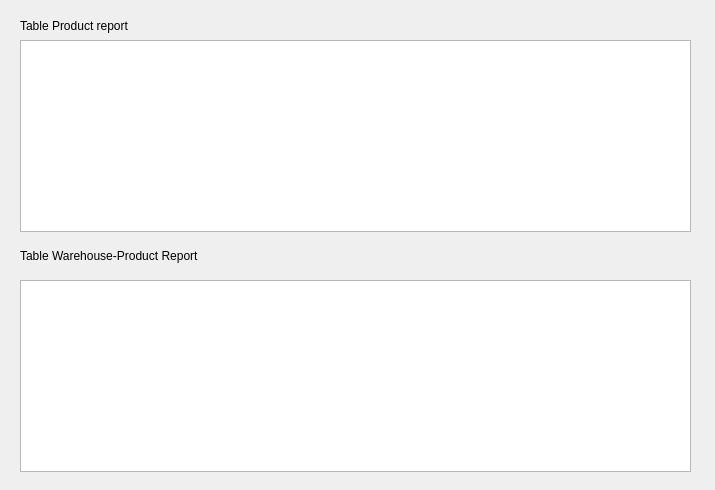
<?xml version="1.0" encoding="UTF-8"?>
<ui version="4.0">
 <class>Form</class>
 <widget class="QWidget" name="Form">
  <property name="geometry">
   <rect>
    <x>0</x>
    <y>0</y>
    <width>715</width>
    <height>490</height>
   </rect>
  </property>
  <property name="windowTitle">
   <string>Form</string>
  </property>
  <widget class="QLabel" name="label_product">
   <property name="geometry">
    <rect>
     <x>20</x>
     <y>10</y>
     <width>671</width>
     <height>31</height>
    </rect>
   </property>
   <property name="text">
    <string>Table Product report</string>
   </property>
  </widget>
  <widget class="QTextBrowser" name="textBrowser_product">
   <property name="geometry">
    <rect>
     <x>20</x>
     <y>40</y>
     <width>671</width>
     <height>192</height>
    </rect>
   </property>
  </widget>
  <widget class="QTextBrowser" name="textBrowser_warehouse_product">
   <property name="geometry">
    <rect>
     <x>20</x>
     <y>280</y>
     <width>671</width>
     <height>192</height>
    </rect>
   </property>
  </widget>
  <widget class="QLabel" name="label_warehouse_product">
   <property name="geometry">
    <rect>
     <x>20</x>
     <y>240</y>
     <width>661</width>
     <height>31</height>
    </rect>
   </property>
   <property name="text">
    <string>Table Warehouse-Product Report</string>
   </property>
  </widget>
 </widget>
 <resources/>
 <connections/>
</ui>
